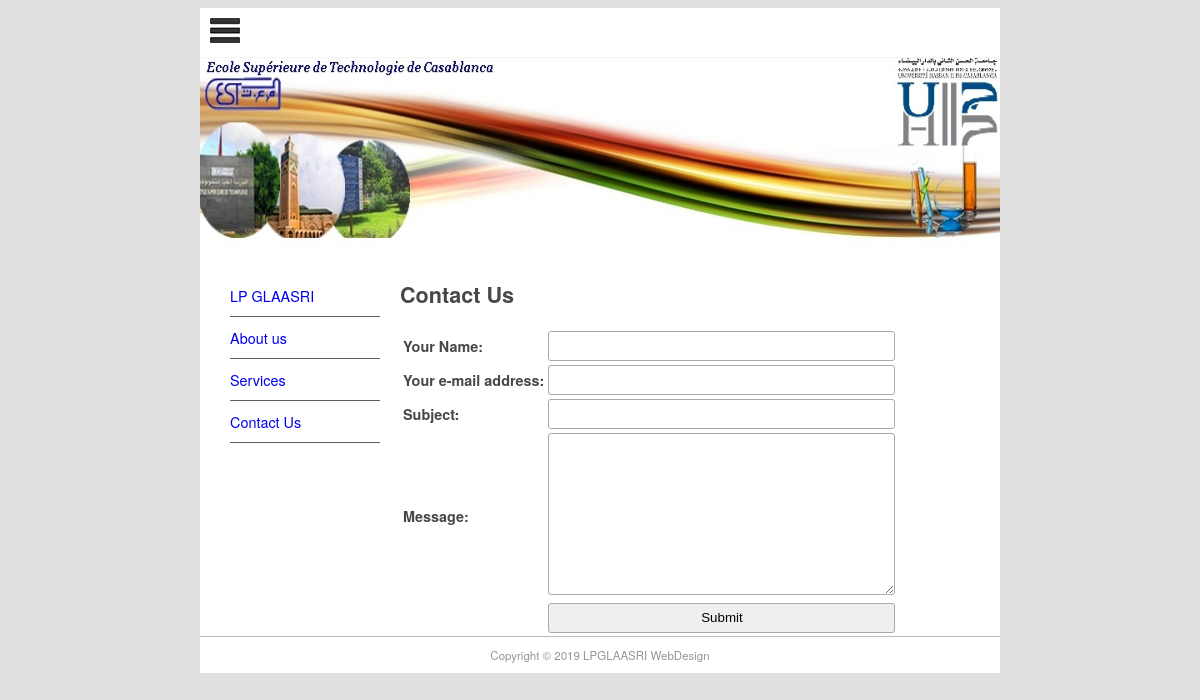
The app's page /contact with its own data.
### pages/models.py (models this page shows)
class Page(models.Model):
    title        = models.CharField(max_length=60)
    permalink    = models.CharField(max_length=12,unique=True)
    update_date  = models.DateTimeField('Last Updated')
    bodytext     = models.TextField('Page Content',blank=True)

### pages/views.py (the view)
# urls.py: path('contact', views.contact, name='contact'),
def contact(request):
    submitted = False
    if request.method =='POST':
        form = ContactForm(request.POST)
        if form.is_valid():
            cd=form.cleaned_data
            con = get_connection('django.core.mail.backends.console.EmailBackend')
            send_mail(cd['subject'],cd['message'],cd.get('email','noreply@gmail.com'),
                        ['lpglassri@gmail.com'],connection=con)
            return HttpResponseRedirect('/contact?submitted=True')
    else:
        form = ContactForm()
        if 'submitted' in request.GET:
            submitted = True
            pass
    return render(request,'pages/contact.html',{'form':form,'page_list': Page.objects.all(),'submitted' :submitted})

### pages/forms.py
class ContactForm(forms.Form):
    yourname = forms.CharField(max_length=100,label='Your Name')
    email = forms.EmailField(required=False,label='Your e-mail address')
    subject = forms.CharField(max_length = 100)
    message = forms.CharField(widget=forms.Textarea)

### pages/templates/pages/contact.html (shortened to what this page needs)
{% extends "pages/page.html"%}
{% block content %}
<h1>Contact Us</h1>
{% if submitted %}
    <p class="success">
        Your message was submitted successfully. Thank you.
    </p>
{% else %}
<form action="" method="post" novalidate>
    <table>
        {{ form.as_table}}
        <tr>
            <td>&nbsp;</td>
            <td><input type = "submit" value="Submit"></td>
        </tr>
    </table>
</form>
{% endif %}
{% endblock content %}

### pages/templates/pages/page.html (shortened to what this page needs)
{% extends "base.html" %}
{% block sidenav %}
    {% for page in page_list %}
        <li>
            <a href="{{ page.permalink }}">{{page.title}}</a>
        </li>
    {% endfor %}
{% endblock sidenav %}

### mysite/static/main.css (style rules this page uses)
body { background-color: #E0E0E0; font-family: Gotham, "Helvetica Neue", Helvetica, Arial, sans-serif; font-size: 0.9em; text-align: justify; color: #474747; }
#nav li { padding-top: 10px; padding-bottom: 10px; font-size: 1em; list-style-type: none; border-bottom: thin solid #5F5F5F; color: #4C4C4C; left: 0px; list-style-position: inside; margin-left: -10px; }
#nav li a { text-decoration: none; }
input, textarea { width: 100%; padding: 5px !important; -webkit-box-sizing: border-box; -moz-box-sizing: border-box; box-sizing: border-box; border-radius: 3px; border-style: solid; border-width: 1px; border-color: rgb(169, 169, 169); }
input { height: 30px; }

### records on screen
Page: title "LP GLAASRI"
Page: title "About us"
Page: title "Services"
